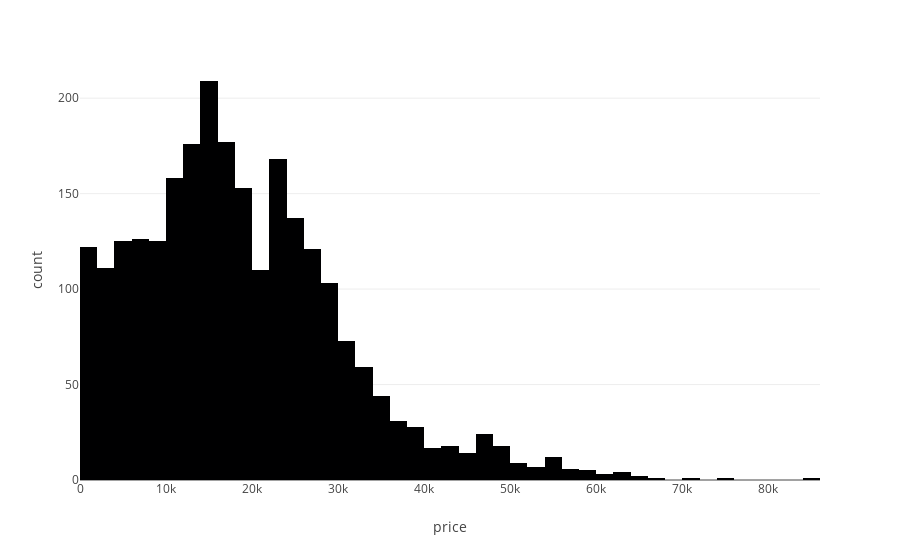

Notebook code cell kept with this figure:
### Code cell
px.histogram(data,x="price")

### Figure 1 — Plotly figure (JSON) as saved in the notebook; plotly's stock layout.template omitted (floating-point values rounded to 4 significant figures; data arrays with more than 128 entries replaced by an {"elided": "..."} marker saying what was removed)
{"data": [{"alignmentgroup": "True", "bingroup": "x", "hovertemplate": "price=%{x}<br>count=%{y}<extra></extra>", "legendgroup": "", "marker": {"color": "#000001", "pattern": {"shape": ""}}, "name": "", "offsetgroup": "", "orientation": "v", "showlegend": false, "type": "histogram", "x": {"elided": "2499 int values"}, "xaxis": "x", "yaxis": "y"}], "layout": {"barmode": "relative", "legend": {"tracegroupgap": 0}, "margin": {"t": 60}, "xaxis": {"anchor": "y", "domain": [0, 1], "title": {"text": "price"}}, "yaxis": {"anchor": "x", "domain": [0, 1], "title": {"text": "count"}}}}
